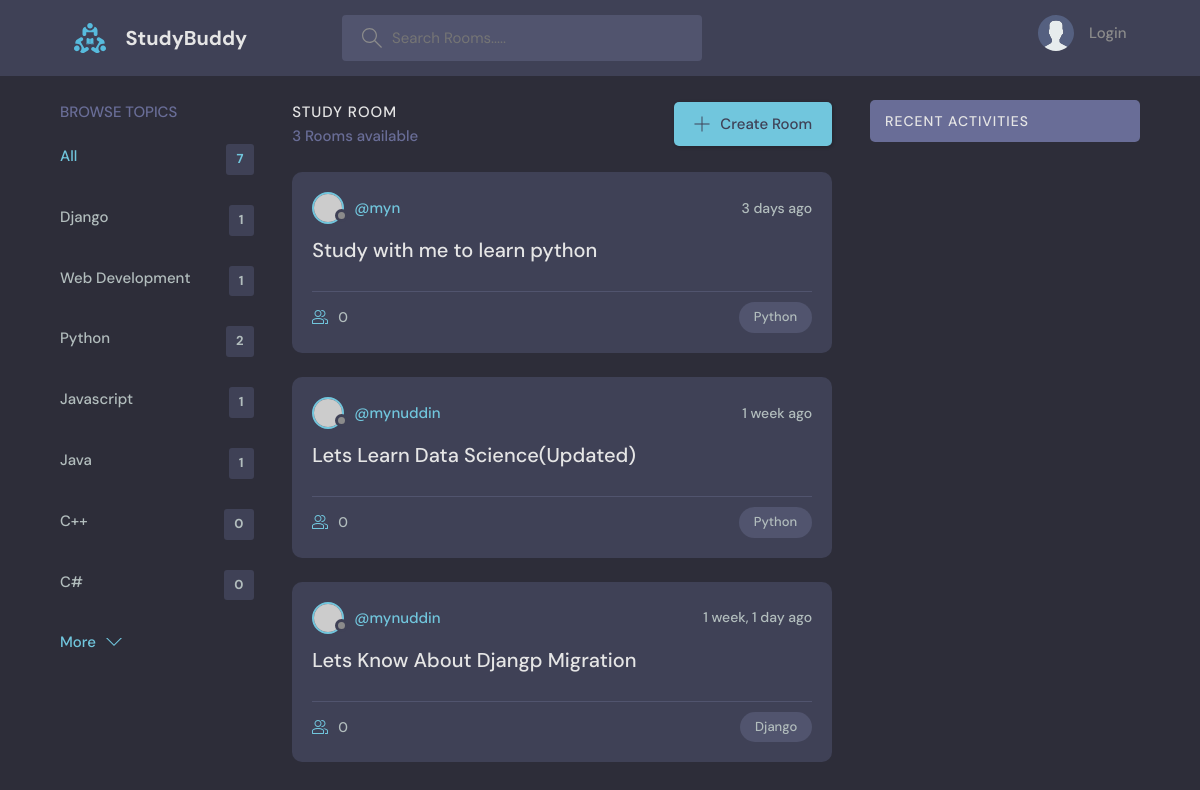
Page /?q=Python on the committed database.
### Base/models.py (models this page shows, shortened)
class Topic(models.Model):
    name = models.CharField(max_length=200)

class Room(models.Model):
    host = models.ForeignKey(User , on_delete=models.SET_NULL , null=True)
    topic = models.ForeignKey(Topic , on_delete=models.SET_NULL , null=True )
    name = models.CharField(max_length=200)
    description = models.TextField(null=True, blank=True)
    participants = models.ManyToManyField(User , related_name='participants' , blank=True)
    updated = models.DateTimeField(auto_now=True)
    created = models.DateTimeField(auto_now_add=True)
    class Meta:
        ordering = ['-updated' , '-created']

### Base/views.py (the view)
# urls.py: path('', views.home, name='home'),
def home(request):
    q = request.GET.get('q') if request.GET.get('q') != None else ''
    ROOMS = Room.objects.filter(
        Q(topic__name__icontains=q) |
        Q(name__icontains=q) |
        Q(description__icontains=q)
        )
    topics = Topic.objects.all()
    room_count = ROOMS.count()
    room_messages = Message.objects.filter(Q(room__topic__name__icontains=q) | Q(room__name__icontains=q) | Q(user__username__icontains=q))
    context = {'ROOMS': ROOMS , 'topics': topics , 'room_count': room_count , 'room_messages': room_messages}
    return render(request, 'Base/home.html' , context)

### Base/Templates/Base/home.html (shortened to what this page needs)
{% extends 'main.html' %} {% block content %}
<main class="layout layout--3">
	<div class="container">
		{% include 'Base/topic_component.html' %}
		<div class="roomList">
			<div class="roomList__header">
				<div>
					<h2>Study Room</h2>
					<p>{{room_count}} Rooms available</p>
				</div>
				<a class="btn btn--main" href="{% url 'create-room' %}">
					<svg
						version="1.1"
						xmlns="http://www.w3.org/2000/svg"
						width="32"
						height="32"
						viewBox="0 0 32 32"
					>
						<title>add</title>
						<path
							d="M16.943 0.943h-1.885v14.115h-14.115v1.885h14.115v14.115h1.885v-14.115h14.115v-1.885h-14.115v-14.115z"
						></path>
					</svg>
					Create Room
				</a>
			</div>
			{% include 'Base/feed_component.html' %}
		</div>
		{% include 'Base/activity_component.html' %}
	</div>
</main>
{% endblock %}

### Base/Templates/Base/topic_component.html
<div class="topics">
	<div class="topics__header">
		<h2>Browse Topics</h2>
	</div>
	<ul class="topics__list">
		<li>
			<a href="{% url 'home' %}" class="active">All <span>{{topics.count}}</span></a>
		</li>
		{% for topic in topics %}
		<li>
			<a href="{% url 'home' %}?q={{topic.name}}">{{topic.name}} <span>{{topic.room_set.all.count}}</span></a>
		</li>
		{% endfor %}
	</ul>
	<a class="btn btn--link" href="topics.html">
		More
		<svg
			version="1.1"
			xmlns="http://www.w3.org/2000/svg"
			width="32"
			height="32"
			viewBox="0 0 32 32"
		>
			<title>chevron-down</title>
			<path d="M16 21l-13-13h-3l16 16 16-16h-3l-13 13z"></path>
		</svg>
	</a>
</div>

### Base/Templates/Base/feed_component.html (shortened to what this page needs)
{% for ROOM in ROOMS %}
<div class="roomListRoom">
	<div class="roomListRoom__header">
		<a href="{% url 'profile' ROOM.host.id %}" class="roomListRoom__author">
			<div class="avatar avatar--small">
				<img src="https://randomuser.me/api/portraits/women/11.jpg" />
			</div>
			<span>@{{ROOM.host.username}}</span>
		</a>
		<div class="roomListRoom__actions">
			<span>{{ROOM.created|timesince}} ago</span>
		</div>
	</div>
	<div class="roomListRoom__content">
		<a href="{% url 'rooms' ROOM.id %}">{{ROOM.name}}</a>
	</div>
	<div class="roomListRoom__meta">
		<a href="{% url 'rooms' ROOM.id %}" class="roomListRoom__joined">
			{{ROOM.participants.all.count}}
		</a>
		<p class="roomListRoom__topic">{{ROOM.topic.name}}</p>
	</div>
</div>
{% endfor %}

### static/styles/style.css (style rules this page uses)
:root { --color-main: #71c6dd; --color-main-light: #e1f6fb; --color-dark: #3f4156; --color-dark-medium: #51546e; --color-dark-light: #696d97; --color-light: #e5e5e5; --color-gray: #8b8b8b; --color-light-gray: #b2bdbd; --color-bg: #2d2d39; --color-success: #5dd693; --color-error: #fc4b0b; }
* { font-family: "DM Sans", -apple-system, BlinkMacSystemFont, "Segoe UI", Roboto, Oxygen, Ubuntu, Cantarell, "Open Sans", "Helvetica Neue", sans-serif; margin: 0; padding: 0; box-sizing: border-box; text-rendering: optimizeLegibility; font-size: inherit; }
html { font-size: 56.25%; }
@media only screen and (min-width: 1200px) { html { font-size: 62.5%; } }
body { line-height: 1.6; font-weight: 400; font-size: 1.5rem; color: var(--color-light-gray); background-color: var(--color-bg); min-height: 100vh; }
img { width: 100%; }
a { display: inline-block; color: var(--color-main); text-decoration: none; }
.container { max-width: 120rem; width: 90%; margin: auto; }
.btn { background-color: transparent; border: none; display: inline-flex; align-items: center; gap: 1rem; cursor: pointer; transition: all ease-in-out 0.3s; padding: 1rem 2rem; border-radius: 5px; box-shadow: 1px 1px 3px 1px rgba(0, 0, 0, 0.15); font-weight: 500; }
.btn--link { border-radius: 0; padding: 0; color: var(--color-main); box-shadow: none; }
.btn--main { background-color: var(--color-main); color: var(--color-dark); }
.btn > svg { fill: currentColor; width: 1.6rem; height: 1.6rem; }
.avatar { position: relative; display: inline-block; border-radius: 50%; border: 2px solid var(--color-main); }
.avatar img { display: block; border-radius: 50%; object-fit: cover; object-position: center; }
.avatar::after { content: ""; display: block; position: absolute; background-color: var(--color-gray); z-index: 111; border-radius: 50%; border: 0.3rem solid var(--color-dark); }
.avatar.avatar--small img { width: 2.8rem; height: 2.8rem; }
.avatar.avatar--small:after { width: 0.7rem; height: 0.7rem; bottom: 0px; right: -6px; }
.layout { margin-top: 2.4rem; }
.layout > .container { display: flex; justify-content: space-between; align-items: flex-start; }
.layout--3 > .container > div:first-child { flex-basis: 18%; max-width: 22.5rem; }
.layout--3 > .container > div:nth-child(2) { flex-basis: 50%; }
.topics__header { margin-bottom: 2rem; }
.topics__header h2 { text-transform: uppercase; font-weight: 500; color: var(--color-dark-light); }
.topics__list { list-style: none; }
.topics__list li a { display: flex; justify-content: space-between; margin-bottom: 3rem; font-weight: 500; color: var(--color-light-gray); transition: all 0.3s ease-in-out; }
.topics__list li a.active, .topics__list li a:hover { color: var(--color-main); }
.topics__list li a span { padding: 0.5rem 1rem; background-color: var(--color-dark); border-radius: 3px; font-size: 1.3rem; font-weight: 700; letter-spacing: 1px; }
.roomList__header { display: flex; justify-content: space-between; align-items: center; margin-bottom: 2.4rem; }
.roomList__header h2 { text-transform: uppercase; font-weight: 500; color: var(--color-light); letter-spacing: 1px; }
.roomList__header p { font-weight: 500; color: var(--color-dark-light); }
.roomListRoom { margin-bottom: 2.4rem; background-color: var(--color-dark); border-radius: 1rem; padding: 2rem; }
.roomListRoom__header { display: flex; justify-content: space-between; align-items: center; }
.roomListRoom__author { font-weight: 500; display: flex; align-items: center; gap: 1rem; }
.roomListRoom__actions { display: flex; align-items: flex-start; gap: 1rem; position: relative; }
.roomListRoom__actions span { font-size: 1.4rem; font-weight: 500; }
.roomListRoom__content { margin: 1rem 0; }
.roomListRoom__content a { font-size: 2rem; font-weight: 500; margin-bottom: 1.5rem; color: var(--color-light); transition: all 0.3s ease-in-out; }
.roomListRoom__meta { border-top: 1px solid var(--color-dark-medium); padding-top: 1rem; display: flex; align-items: center; justify-content: space-between; }
.roomListRoom__joined { color: var(--color-light-gray); display: flex; align-items: center; gap: 1rem; font-size: 1.4rem; font-weight: 500; }
.roomListRoom__joined svg { fill: var(--color-main); width: 1.6rem; height: 1.6rem; }
.roomListRoom__topic { padding: 5px 1.5rem; background-color: var(--color-dark-medium); border-radius: 5rem; font-weight: 500; font-size: 1.3rem; }

### rows in the picture
Topic: name "Django", room_set.all.count "1"
Topic: name "Web Development", room_set.all.count "1"
Topic: name "Python", room_set.all.count "2"
Topic: name "Javascript", room_set.all.count "1"
Topic: name "Java", room_set.all.count "1"
Topic: name "C++", room_set.all.count "0"
Topic: name "C#", room_set.all.count "0"
Room: host.username "myn", created "3 days", name "Study with me to learn python", participants.all.count "0", topic.name "Python"
Room: host.username "mynuddin", created "1 week", name "Lets Learn Data Science(Updated)", participants.all.count "0", topic.name "Python"
Room: host.username "mynuddin", created "1 week, 1 day", name "Lets Know About Djangp Migration", participants.all.count "0", topic.name "Django"

### other values in the picture
{{ topics.count }} "7"
{{ room_count }} "3"
